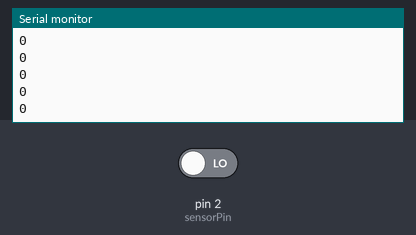
The sketch below on a simulated Arduino Uno, built with avr-gcc and run on an emulated ATmega328P. Shown: the last lines printed to the serial monitor. The inputs (shaded band) are chosen by the test bench; at power-on: pin 2 (sensorPin) LOW. No radio packets arrive unless stated.

Above: at 1.2 s.
1.3 s: pin 2 (sensorPin) driven HIGH
At 1.32 s:
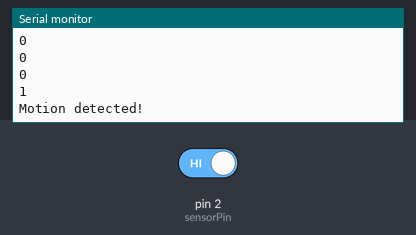
At 2.5 s:
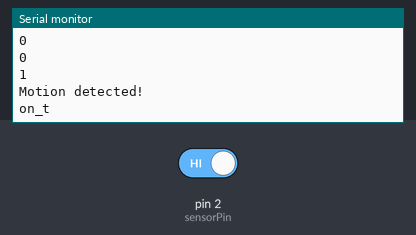

Measured:
- after the input at 1.3 s, the serial monitor: prints a new line at once (image 1)

The sketch:

MotionSensor.ino
```cpp
#include <RH_ASK.h>
#ifdef RH_HAVE_HARDWARE_SPI
#include <SPI.h>
#endif

const int sensorPin = 2;
const bool permAlarm = false; //Set to false for temporary alarm
RH_ASK driver;

void setup() {
  pinMode(sensorPin, INPUT);
  Serial.begin(9600);
  driver.init();
}

void loop() {
  int motionData = digitalRead(sensorPin);
  Serial.println(motionData);

  if (motionData == 1){
    String msg = "on_t";

    if (permAlarm){
      msg = "on_p";
    }

    Serial.println("Motion detected!");
    Serial.println(msg.c_str());
    const char *sendMsg = msg.c_str();
    driver.send((uint8_t *)sendMsg, strlen(sendMsg));
    driver.waitPacketSent();

    delay(3500); // Motion sensor has a 3 second delay while it is on
  }

  delay(50);
}
```
